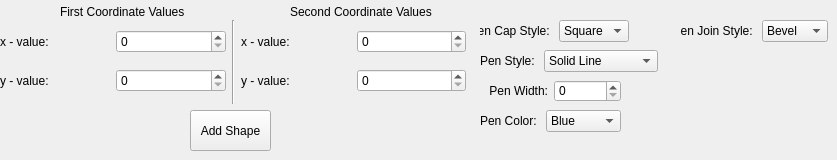
      <widget class="QWidget" name="tab_Line">
       <attribute name="title">
        <string>Line</string>
       </attribute>
       <widget class="QWidget" name="layoutWidget">
        <property name="geometry">
         <rect>
          <x>0</x>
          <y>20</y>
          <width>466</width>
          <height>84</height>
         </rect>
        </property>
        <layout class="QHBoxLayout" name="horizontalLayout_18">
         <item>
          <layout class="QVBoxLayout" name="verticalLayout_2">
           <item>
            <layout class="QHBoxLayout" name="horizontalLayout">
             <item>
              <widget class="QLabel" name="label_4">
               <property name="text">
                <string>x - value:</string>
               </property>
              </widget>
             </item>
             <item>
              <widget class="QSpinBox" name="spinBox_line_firstX">
               <property name="maximum">
                <number>1000</number>
               </property>
              </widget>
             </item>
            </layout>
           </item>
           <item>
            <layout class="QHBoxLayout" name="horizontalLayout_2">
             <item>
              <widget class="QLabel" name="label_5">
               <property name="text">
                <string>y - value:</string>
               </property>
              </widget>
             </item>
             <item>
              <widget class="QSpinBox" name="spinBox_line_firstY">
               <property name="maximum">
                <number>1000</number>
               </property>
              </widget>
             </item>
            </layout>
           </item>
          </layout>
         </item>
         <item>
          <widget class="Line" name="line_6">
           <property name="orientation">
            <enum>Qt::Vertical</enum>
           </property>
          </widget>
         </item>
         <item>
          <layout class="QVBoxLayout" name="verticalLayout">
           <item>
            <layout class="QHBoxLayout" name="horizontalLayout_3">
             <item>
              <widget class="QLabel" name="label_6">
               <property name="text">
                <string>x - value:</string>
               </property>
              </widget>
             </item>
             <item>
              <widget class="QSpinBox" name="spinBox_line_secondX">
               <property name="maximum">
                <number>1000</number>
               </property>
              </widget>
             </item>
            </layout>
           </item>
           <item>
            <layout class="QHBoxLayout" name="horizontalLayout_4">
             <item>
              <widget class="QLabel" name="label_7">
               <property name="text">
                <string>y - value:</string>
               </property>
              </widget>
             </item>
             <item>
              <widget class="QSpinBox" name="spinBox_line_secondY">
               <property name="maximum">
                <number>1000</number>
               </property>
              </widget>
             </item>
            </layout>
           </item>
          </layout>
         </item>
        </layout>
       </widget>
       <widget class="QPushButton" name="pushButton">
        <property name="geometry">
         <rect>
          <x>190</x>
          <y>110</y>
          <width>81</width>
          <height>41</height>
         </rect>
        </property>
        <property name="text">
         <string>Add Shape</string>
        </property>
       </widget>
       <widget class="QLabel" name="label">
        <property name="geometry">
         <rect>
          <x>60</x>
          <y>0</y>
          <width>223</width>
          <height>23</height>
         </rect>
        </property>
        <property name="text">
         <string>First Coordinate Values</string>
        </property>
       </widget>
       <widget class="QLabel" name="label_2">
        <property name="geometry">
         <rect>
          <x>290</x>
          <y>0</y>
          <width>222</width>
          <height>23</height>
         </rect>
        </property>
        <property name="text">
         <string>Second Coordinate Values</string>
        </property>
       </widget>
       <widget class="QWidget" name="layoutWidget_4">
        <property name="geometry">
         <rect>
          <x>480</x>
          <y>20</y>
          <width>149</width>
          <height>22</height>
         </rect>
        </property>
        <layout class="QHBoxLayout" name="horizontalLayout_73">
         <item>
          <widget class="QLabel" name="label_89">
           <property name="text">
            <string>Pen Cap Style: </string>
           </property>
           <property name="alignment">
            <set>Qt::AlignRight|Qt::AlignTrailing|Qt::AlignVCenter</set>
           </property>
          </widget>
         </item>
         <item>
          <widget class="QComboBox" name="comboBox_setPenCapStyle_3">
           <item>
            <property name="text">
             <string>Square</string>
            </property>
           </item>
           <item>
            <property name="text">
             <string>Flat</string>
            </property>
           </item>
           <item>
            <property name="text">
             <string>Round</string>
            </property>
           </item>
          </widget>
         </item>
        </layout>
       </widget>
       <widget class="QWidget" name="layoutWidget_5">
        <property name="geometry">
         <rect>
          <x>480</x>
          <y>50</y>
          <width>178</width>
          <height>22</height>
         </rect>
        </property>
        <layout class="QHBoxLayout" name="horizontalLayout_74">
         <item>
          <widget class="QLabel" name="label_90">
           <property name="text">
            <string>Pen Style: </string>
           </property>
           <property name="alignment">
            <set>Qt::AlignRight|Qt::AlignTrailing|Qt::AlignVCenter</set>
           </property>
          </widget>
         </item>
         <item>
          <widget class="QComboBox" name="comboBox_setPenStyle_2">
           <item>
            <property name="text">
             <string>Solid Line</string>
            </property>
           </item>
           <item>
            <property name="text">
             <string>Dash Line</string>
            </property>
           </item>
           <item>
            <property name="text">
             <string>Dot Line</string>
            </property>
           </item>
           <item>
            <property name="text">
             <string>Dash Dot Line</string>
            </property>
           </item>
           <item>
            <property name="text">
             <string>Dash Dot Dot Line</string>
            </property>
           </item>
           <item>
            <property name="text">
             <string>No Pen</string>
            </property>
           </item>
          </widget>
         </item>
        </layout>
       </widget>
       <widget class="QWidget" name="layoutWidget_6">
        <property name="geometry">
         <rect>
          <x>480</x>
          <y>80</y>
          <width>141</width>
          <height>22</height>
         </rect>
        </property>
        <layout class="QHBoxLayout" name="horizontalLayout_75">
         <item>
          <widget class="QLabel" name="label_91">
           <property name="text">
            <string>Pen Width:</string>
           </property>
           <property name="alignment">
            <set>Qt::AlignRight|Qt::AlignTrailing|Qt::AlignVCenter</set>
           </property>
          </widget>
         </item>
         <item>
          <widget class="QSpinBox" name="spinBox_setPenWidth_2">
           <property name="minimum">
            <number>0</number>
           </property>
           <property name="maximum">
            <number>20</number>
           </property>
          </widget>
         </item>
        </layout>
       </widget>
       <widget class="QWidget" name="layoutWidget_7">
        <property name="geometry">
         <rect>
          <x>480</x>
          <y>110</y>
          <width>141</width>
          <height>22</height>
         </rect>
        </property>
        <layout class="QHBoxLayout" name="horizontalLayout_76">
         <item>
          <widget class="QLabel" name="label_92">
           <property name="text">
            <string>Pen Color: </string>
           </property>
           <property name="alignment">
            <set>Qt::AlignRight|Qt::AlignTrailing|Qt::AlignVCenter</set>
           </property>
          </widget>
         </item>
         <item>
          <widget class="QComboBox" name="comboBox_setPenColor_2">
           <item>
            <property name="text">
             <string>Blue</string>
            </property>
           </item>
           <item>
            <property name="text">
             <string>Red</string>
            </property>
           </item>
           <item>
            <property name="text">
             <string>Green</string>
            </property>
           </item>
           <item>
            <property name="text">
             <string>Yellow</string>
            </property>
           </item>
           <item>
            <property name="text">
             <string>Black</string>
            </property>
           </item>
           <item>
            <property name="text">
             <string>White</string>
            </property>
           </item>
           <item>
            <property name="text">
             <string>Cyan</string>
            </property>
           </item>
           <item>
            <property name="text">
             <string>Magenta</string>
            </property>
           </item>
           <item>
            <property name="text">
             <string>Gray</string>
            </property>
           </item>
          </widget>
         </item>
        </layout>
       </widget>
       <widget class="QWidget" name="layoutWidget_8">
        <property name="geometry">
         <rect>
          <x>680</x>
          <y>20</y>
          <width>148</width>
          <height>22</height>
         </rect>
        </property>
        <layout class="QHBoxLayout" name="horizontalLayout_77">
         <item>
          <widget class="QLabel" name="label_93">
           <property name="text">
            <string>Pen Join Style: </string>
           </property>
           <property name="alignment">
            <set>Qt::AlignRight|Qt::AlignTrailing|Qt::AlignVCenter</set>
           </property>
          </widget>
         </item>
         <item>
          <widget class="QComboBox" name="comboBox_setPenJoinStyle_2">
           <item>
            <property name="text">
             <string>Bevel</string>
            </property>
           </item>
           <item>
            <property name="text">
             <string>Miter</string>
            </property>
           </item>
           <item>
            <property name="text">
             <string>Round</string>
            </property>
           </item>
          </widget>
         </item>
        </layout>
       </widget>
      </widget>
